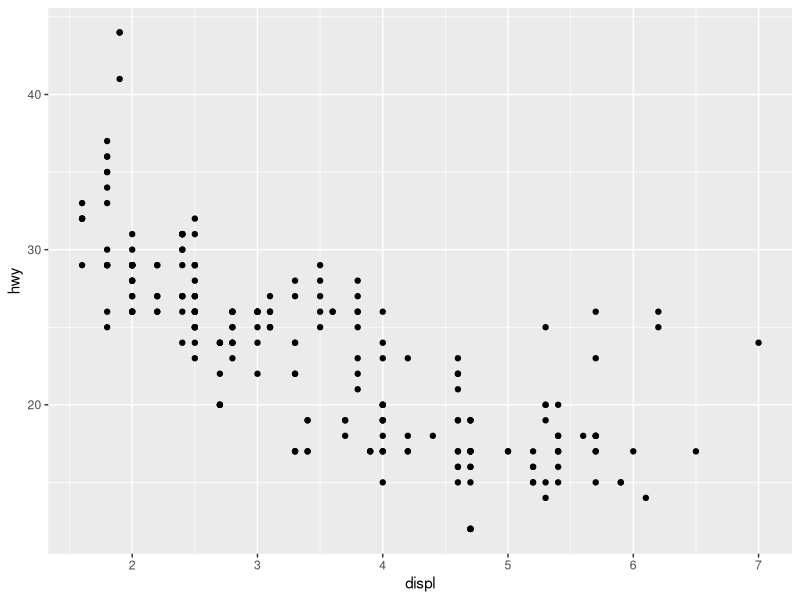
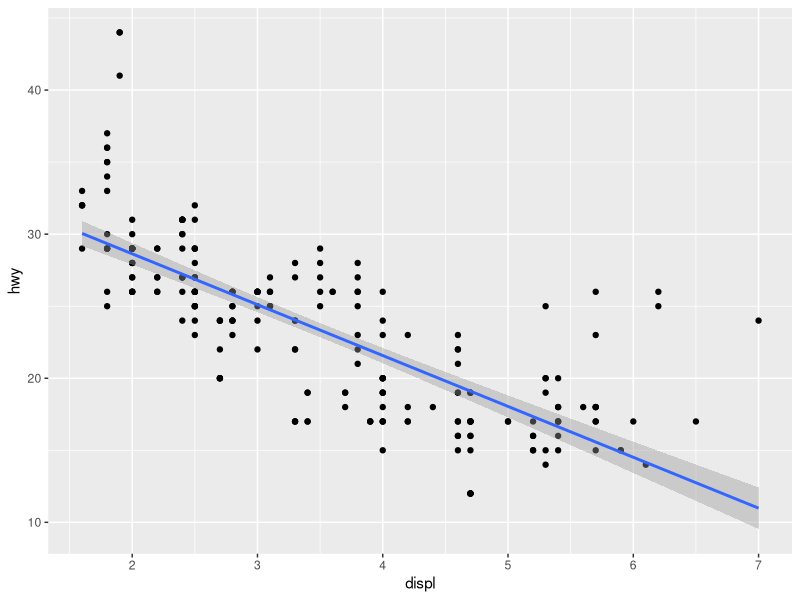
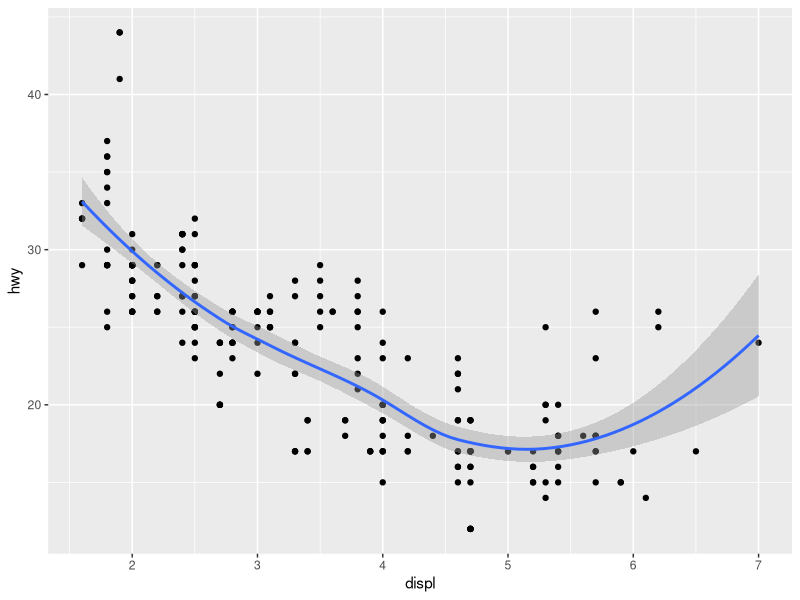
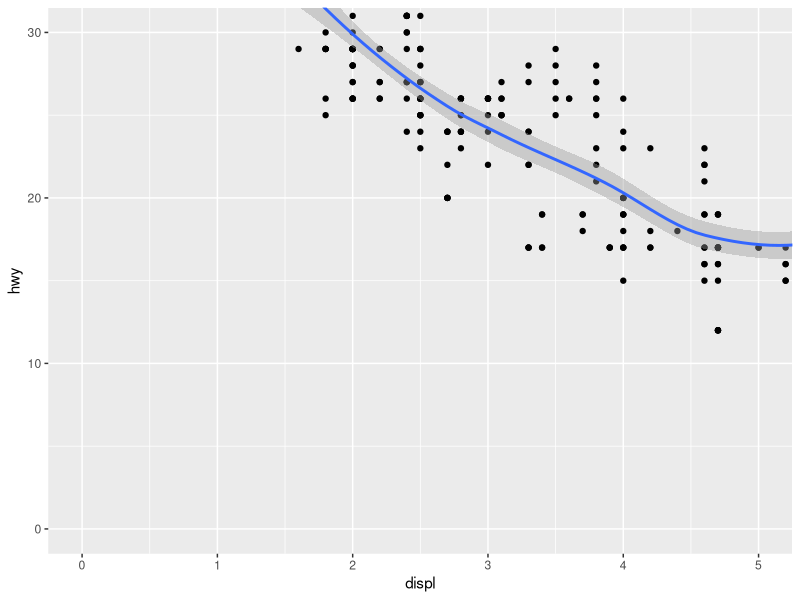
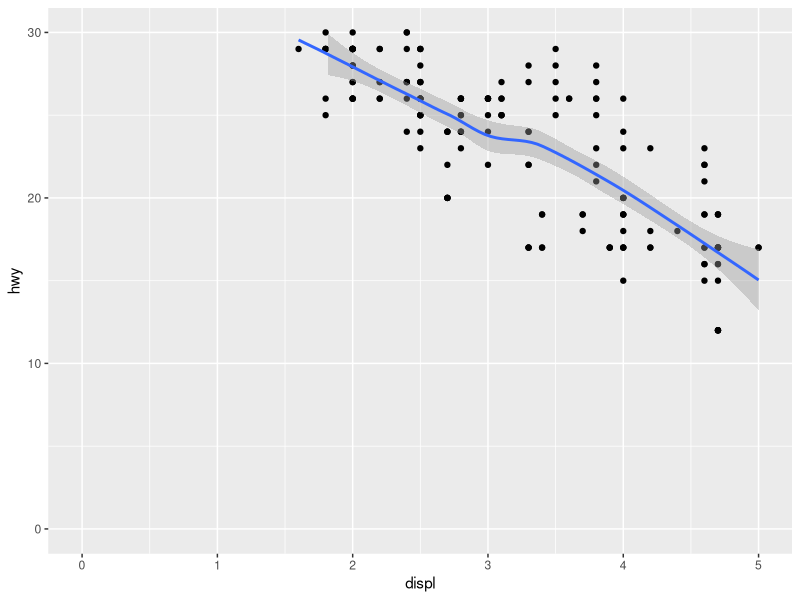
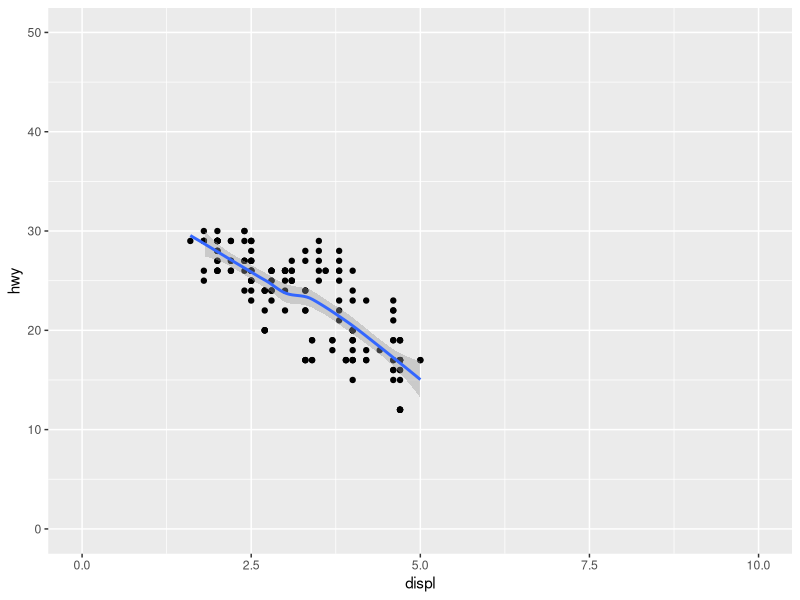
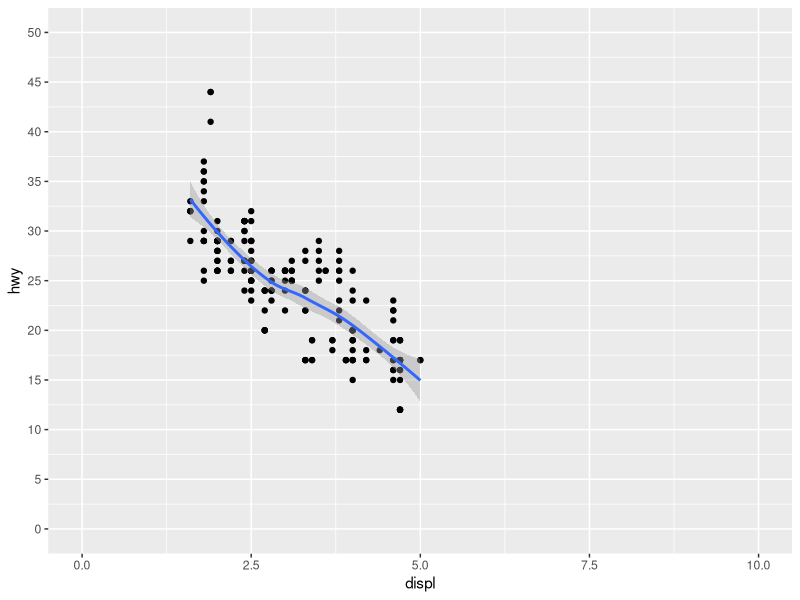
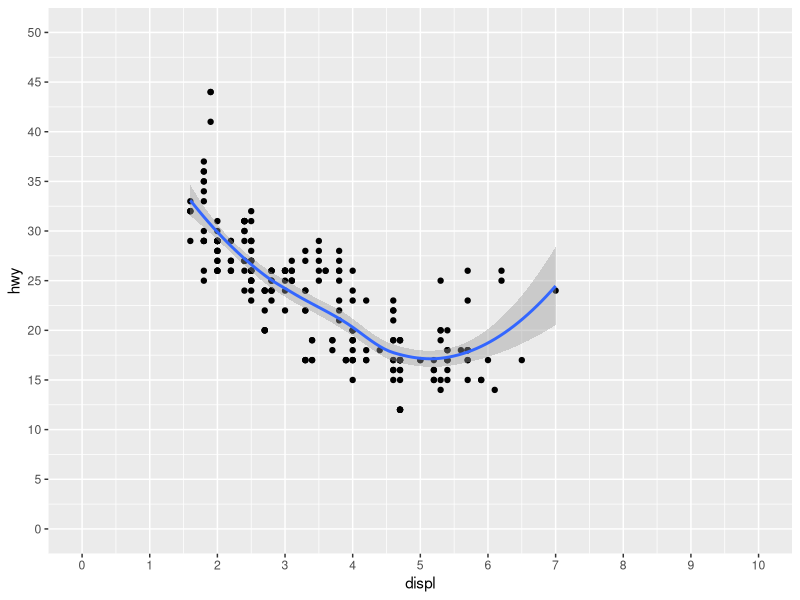

Write the R code that produced these figures, in order.

#░██████╗███████╗░██████╗░██████╗██╗░█████╗░███╗░░██╗  ██████╗░
#██╔════╝██╔════╝██╔════╝██╔════╝██║██╔══██╗████╗░██║  ╚════██╗
#╚█████╗░█████╗░░╚█████╗░╚█████╗░██║██║░░██║██╔██╗██║  ░█████╔╝
#░╚═══██╗██╔══╝░░░╚═══██╗░╚═══██╗██║██║░░██║██║╚████║  ░╚═══██╗
#██████╔╝███████╗██████╔╝██████╔╝██║╚█████╔╝██║░╚███║  ██████╔╝
#╚═════╝░╚══════╝╚═════╝░╚═════╝░╚═╝░╚════╝░╚═╝░░╚══╝  ╚═════╝░

library(ggplot2)

g <- ggplot(mpg, aes(displ, hwy)) + geom_point()
g #saves this plot in variable g
g1 <- g + geom_smooth(method = "lm")
g1 #adds a linear regression line

# Examples of common geom_smooth methods:
# - "auto"  : default (loess for small n, gam for large n if mgcv present)
# - "loess" : local regression (span tunable: lesser the span, more flexible or wigglier the fit)
# - "lm"    : linear model (can pass formula for polynomials)
#Advanced (not required)
# - "glm"   : generalized linear model (pass family via method.args)
# - "gam"   : generalized additive model (needs mgcv::gam)
# - "rlm"   : robust linear model (MASS::rlm)

p1 <- ggplot(mpg, aes(displ, hwy)) + geom_point() + geom_smooth(method = "loess")
p1
p1 <- p1 + coord_cartesian(xlim = c(0, 5), ylim = c(0, 30))
p1
p1 <-  p1 + xlim(0, 5) + ylim(0, 30)
p1

# both of these (coord_cartesian & xlim/ylim) achieve similar effects of zooming in
# but xlim/ylim removes data outside the limits, and recomputes the regression line
# whereas coord_cartesian keeps all data and just changes the visible area

p1 <- p1 + coord_cartesian(xlim = c(0, 10), ylim = c(0, 50)) #just zooms in
p1
p1 <- p1 + scale_y_continuous(breaks = seq(0, 50, by = 5)) #sets the y-axis breaks
p1
p1 <- p1 + scale_x_continuous(breaks = seq(0, 10, by = 1)) #sets the x-axis breaks
p1
p1 <- p1 + scale_x_continuous(breaks = c(2, 3, 4, 6))  #sets the x-axis breaks manually
p1

# Data Import Export

# Data importing and exporting in various formats including csv, excel, text, etc formats
# Data cleaning and filtering using tidyverse

# import and export xls, xlsx data
# Install packages (only need to run this once); else through R-Studio
install.packages("readxl") # for reading xlsx files
install.packages("writexl") # for writing xlsx files
install.packages("readr")   # for reading csv files

# Load packages (run this at the beginning of each session or script); check-box in R-Studio
library(readxl)
library(writexl)
library(readr)

# Read the Excel file as DF, and save a DF as xls
newDF <- read_excel("RPRG/data/mpg_data.xlsx", sheet = "Sheet1")
write_xlsx(newDF, "RPRG/data/new_file.xlsx")

# import and export csv data
newData <- read.csv("data123.csv", na = c("N/A", ""))
write.csv(mpg, file = "output_file.csv", row.names = FALSE) #row.names False stands for not including row names

# install.packages("tidyverse")
# library(tidyverse)
read_csv("data123.csv", col_names = c("student_id", "full_name", "favourite_food", "meal_plan", "age"), skip = 1, show_col_types = FALSE)

write_csv(mpg, file = "output_file_2.csv")